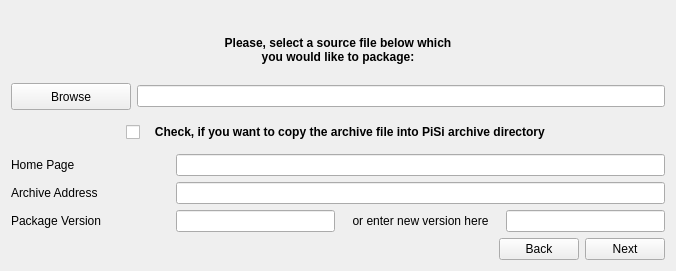
      <widget class="QWidget" name="tab_2">
       <attribute name="icon">
        <iconset resource="../icons/pisiyapicon.qrc">
         <normaloff>:/openFile.svg</normaloff>:/openFile.svg</iconset>
       </attribute>
       <attribute name="title">
        <string>Archive</string>
       </attribute>
       <layout class="QGridLayout" name="gridLayout_31">
        <item row="0" column="0">
         <layout class="QVBoxLayout" name="verticalLayout_5">
          <item>
           <layout class="QVBoxLayout" name="verticalLayout_4">
            <item>
             <spacer name="verticalSpacer_11">
              <property name="orientation">
               <enum>Qt::Vertical</enum>
              </property>
              <property name="sizeHint" stdset="0">
               <size>
                <width>654</width>
                <height>25</height>
               </size>
              </property>
             </spacer>
            </item>
            <item>
             <widget class="QLabel" name="label_4">
              <property name="sizePolicy">
               <sizepolicy hsizetype="Expanding" vsizetype="Fixed">
                <horstretch>0</horstretch>
                <verstretch>0</verstretch>
               </sizepolicy>
              </property>
              <property name="font">
               <font>
                <weight>75</weight>
                <bold>true</bold>
               </font>
              </property>
              <property name="text">
               <string>&lt;!DOCTYPE HTML PUBLIC &quot;-//W3C//DTD HTML 4.0//EN&quot; &quot;http://www.w3.org/TR/REC-html40/strict.dtd&quot;&gt;
&lt;html&gt;&lt;head&gt;&lt;meta name=&quot;qrichtext&quot; content=&quot;1&quot; /&gt;&lt;style type=&quot;text/css&quot;&gt;
p, li { white-space: pre-wrap; }
&lt;/style&gt;&lt;/head&gt;&lt;body style=&quot; font-family:'Droid Sans'; font-size:9pt; font-weight:600; font-style:normal;&quot;&gt;
&lt;p align=&quot;center&quot; style=&quot; margin-top:0px; margin-bottom:0px; margin-left:0px; margin-right:0px; -qt-block-indent:0; text-indent:0px;&quot;&gt;Please, select a source file below which&lt;/p&gt;
&lt;p align=&quot;center&quot; style=&quot; margin-top:0px; margin-bottom:0px; margin-left:0px; margin-right:0px; -qt-block-indent:0; text-indent:0px;&quot;&gt;you would like to package:&lt;/p&gt;&lt;/body&gt;&lt;/html&gt;</string>
              </property>
             </widget>
            </item>
            <item>
             <spacer name="verticalSpacer_12">
              <property name="orientation">
               <enum>Qt::Vertical</enum>
              </property>
              <property name="sizeHint" stdset="0">
               <size>
                <width>649</width>
                <height>13</height>
               </size>
              </property>
             </spacer>
            </item>
           </layout>
          </item>
          <item>
           <layout class="QHBoxLayout" name="horizontalLayout">
            <item>
             <widget class="QPushButton" name="brwsBut_">
              <property name="sizePolicy">
               <sizepolicy hsizetype="Fixed" vsizetype="Fixed">
                <horstretch>0</horstretch>
                <verstretch>0</verstretch>
               </sizepolicy>
              </property>
              <property name="minimumSize">
               <size>
                <width>120</width>
                <height>27</height>
               </size>
              </property>
              <property name="text">
               <string>Browse</string>
              </property>
              <property name="icon">
               <iconset resource="../icons/pisiyapicon.qrc">
                <normaloff>:/openFile.svg</normaloff>:/openFile.svg</iconset>
              </property>
             </widget>
            </item>
            <item>
             <widget class="QLineEdit" name="brwsLine_">
              <property name="sizePolicy">
               <sizepolicy hsizetype="Expanding" vsizetype="Fixed">
                <horstretch>0</horstretch>
                <verstretch>0</verstretch>
               </sizepolicy>
              </property>
              <property name="toolTip">
               <string>&lt;!DOCTYPE HTML PUBLIC &quot;-//W3C//DTD HTML 4.0//EN&quot; &quot;http://www.w3.org/TR/REC-html40/strict.dtd&quot;&gt;
&lt;html&gt;&lt;head&gt;&lt;meta name=&quot;qrichtext&quot; content=&quot;1&quot; /&gt;&lt;style type=&quot;text/css&quot;&gt;
p, li { white-space: pre-wrap; }
&lt;/style&gt;&lt;/head&gt;&lt;body style=&quot; font-family:'Droid Sans'; font-size:9pt; font-weight:400; font-style:normal;&quot;&gt;
&lt;p style=&quot; margin-top:0px; margin-bottom:0px; margin-left:0px; margin-right:0px; -qt-block-indent:0; text-indent:0px;&quot;&gt;&lt;span style=&quot; font-family:'Sans Serif'; font-size:10pt;&quot;&gt;Select a source file which you would like to package&lt;/span&gt;&lt;/p&gt;&lt;/body&gt;&lt;/html&gt;</string>
              </property>
             </widget>
            </item>
           </layout>
          </item>
         </layout>
        </item>
        <item row="1" column="0">
         <spacer name="verticalSpacer_15">
          <property name="orientation">
           <enum>Qt::Vertical</enum>
          </property>
          <property name="sizeHint" stdset="0">
           <size>
            <width>649</width>
            <height>6</height>
           </size>
          </property>
         </spacer>
        </item>
        <item row="2" column="0">
         <layout class="QGridLayout" name="gridLayout_30">
          <item row="0" column="1">
           <widget class="QCheckBox" name="copyArchive">
            <property name="sizePolicy">
             <sizepolicy hsizetype="Expanding" vsizetype="Fixed">
              <horstretch>0</horstretch>
              <verstretch>0</verstretch>
             </sizepolicy>
            </property>
            <property name="font">
             <font>
              <weight>75</weight>
              <bold>true</bold>
             </font>
            </property>
            <property name="text">
             <string>   Check, if you want to copy the archive file into PiSi archive directory</string>
            </property>
           </widget>
          </item>
          <item row="0" column="0">
           <spacer name="horizontalSpacer_5">
            <property name="orientation">
             <enum>Qt::Horizontal</enum>
            </property>
            <property name="sizeHint" stdset="0">
             <size>
              <width>40</width>
              <height>20</height>
             </size>
            </property>
           </spacer>
          </item>
          <item row="0" column="2">
           <spacer name="horizontalSpacer_7">
            <property name="orientation">
             <enum>Qt::Horizontal</enum>
            </property>
            <property name="sizeHint" stdset="0">
             <size>
              <width>40</width>
              <height>20</height>
             </size>
            </property>
           </spacer>
          </item>
         </layout>
        </item>
        <item row="3" column="0">
         <spacer name="verticalSpacer_9">
          <property name="orientation">
           <enum>Qt::Vertical</enum>
          </property>
          <property name="sizeHint" stdset="0">
           <size>
            <width>651</width>
            <height>6</height>
           </size>
          </property>
         </spacer>
        </item>
        <item row="4" column="0">
         <layout class="QVBoxLayout" name="verticalLayout">
          <item>
           <layout class="QGridLayout" name="gridLayout_8">
            <item row="1" column="0">
             <widget class="QLabel" name="_archiveAddr">
              <property name="sizePolicy">
               <sizepolicy hsizetype="Expanding" vsizetype="Fixed">
                <horstretch>0</horstretch>
                <verstretch>0</verstretch>
               </sizepolicy>
              </property>
              <property name="text">
               <string>Archive Address</string>
              </property>
             </widget>
            </item>
            <item row="2" column="0">
             <widget class="QLabel" name="_pckgVer">
              <property name="sizePolicy">
               <sizepolicy hsizetype="Expanding" vsizetype="Fixed">
                <horstretch>0</horstretch>
                <verstretch>0</verstretch>
               </sizepolicy>
              </property>
              <property name="text">
               <string>Package Version</string>
              </property>
             </widget>
            </item>
            <item row="0" column="1" colspan="3">
             <widget class="QLineEdit" name="homePage">
              <property name="sizePolicy">
               <sizepolicy hsizetype="Expanding" vsizetype="Fixed">
                <horstretch>0</horstretch>
                <verstretch>0</verstretch>
               </sizepolicy>
              </property>
              <property name="toolTip">
               <string>&lt;!DOCTYPE HTML PUBLIC &quot;-//W3C//DTD HTML 4.0//EN&quot; &quot;http://www.w3.org/TR/REC-html40/strict.dtd&quot;&gt;
&lt;html&gt;&lt;head&gt;&lt;meta name=&quot;qrichtext&quot; content=&quot;1&quot; /&gt;&lt;style type=&quot;text/css&quot;&gt;
p, li { white-space: pre-wrap; }
&lt;/style&gt;&lt;/head&gt;&lt;body style=&quot; font-family:'Droid Sans'; font-size:9pt; font-weight:400; font-style:normal;&quot;&gt;
&lt;p style=&quot; margin-top:0px; margin-bottom:0px; margin-left:0px; margin-right:0px; -qt-block-indent:0; text-indent:0px;&quot;&gt;&lt;span style=&quot; font-family:'Serif'; font-size:10pt;&quot;&gt;Home page&lt;/span&gt;&lt;/p&gt;&lt;/body&gt;&lt;/html&gt;</string>
              </property>
             </widget>
            </item>
            <item row="1" column="1" colspan="3">
             <widget class="QLineEdit" name="archiveAddr">
              <property name="sizePolicy">
               <sizepolicy hsizetype="Expanding" vsizetype="Fixed">
                <horstretch>0</horstretch>
                <verstretch>0</verstretch>
               </sizepolicy>
              </property>
              <property name="toolTip">
               <string>&lt;!DOCTYPE HTML PUBLIC &quot;-//W3C//DTD HTML 4.0//EN&quot; &quot;http://www.w3.org/TR/REC-html40/strict.dtd&quot;&gt;
&lt;html&gt;&lt;head&gt;&lt;meta name=&quot;qrichtext&quot; content=&quot;1&quot; /&gt;&lt;style type=&quot;text/css&quot;&gt;
p, li { white-space: pre-wrap; }
&lt;/style&gt;&lt;/head&gt;&lt;body style=&quot; font-family:'Droid Sans'; font-size:9pt; font-weight:400; font-style:normal;&quot;&gt;
&lt;p style=&quot; margin-top:0px; margin-bottom:0px; margin-left:0px; margin-right:0px; -qt-block-indent:0; text-indent:0px;&quot;&gt;&lt;span style=&quot; font-family:'Serif'; font-size:10pt;&quot;&gt;Archive address&lt;/span&gt;&lt;/p&gt;&lt;/body&gt;&lt;/html&gt;</string>
              </property>
             </widget>
            </item>
            <item row="2" column="1">
             <widget class="QLineEdit" name="pkgVer">
              <property name="sizePolicy">
               <sizepolicy hsizetype="Expanding" vsizetype="Fixed">
                <horstretch>0</horstretch>
                <verstretch>0</verstretch>
               </sizepolicy>
              </property>
              <property name="toolTip">
               <string>&lt;!DOCTYPE HTML PUBLIC &quot;-//W3C//DTD HTML 4.0//EN&quot; &quot;http://www.w3.org/TR/REC-html40/strict.dtd&quot;&gt;
&lt;html&gt;&lt;head&gt;&lt;meta name=&quot;qrichtext&quot; content=&quot;1&quot; /&gt;&lt;style type=&quot;text/css&quot;&gt;
p, li { white-space: pre-wrap; }
&lt;/style&gt;&lt;/head&gt;&lt;body style=&quot; font-family:'Droid Sans'; font-size:9pt; font-weight:400; font-style:normal;&quot;&gt;
&lt;p style=&quot; margin-top:0px; margin-bottom:0px; margin-left:0px; margin-right:0px; -qt-block-indent:0; text-indent:0px;&quot;&gt;&lt;span style=&quot; font-family:'Serif'; font-size:10pt;&quot;&gt;Automatically generated package version. If the generated version is wrong, please specify the correct one in the next field&lt;/span&gt;&lt;/p&gt;&lt;/body&gt;&lt;/html&gt;</string>
              </property>
              <property name="readOnly">
               <bool>true</bool>
              </property>
             </widget>
            </item>
            <item row="0" column="0">
             <widget class="QLabel" name="_homePage">
              <property name="sizePolicy">
               <sizepolicy hsizetype="Expanding" vsizetype="Fixed">
                <horstretch>0</horstretch>
                <verstretch>0</verstretch>
               </sizepolicy>
              </property>
              <property name="text">
               <string>Home Page</string>
              </property>
             </widget>
            </item>
            <item row="2" column="2">
             <widget class="QLabel" name="label_8">
              <property name="sizePolicy">
               <sizepolicy hsizetype="Expanding" vsizetype="Fixed">
                <horstretch>0</horstretch>
                <verstretch>0</verstretch>
               </sizepolicy>
              </property>
              <property name="font">
               <font>
                <weight>75</weight>
                <bold>true</bold>
               </font>
              </property>
              <property name="text">
               <string>&lt;!DOCTYPE HTML PUBLIC &quot;-//W3C//DTD HTML 4.0//EN&quot; &quot;http://www.w3.org/TR/REC-html40/strict.dtd&quot;&gt;
&lt;html&gt;&lt;head&gt;&lt;meta name=&quot;qrichtext&quot; content=&quot;1&quot; /&gt;&lt;style type=&quot;text/css&quot;&gt;
p, li { white-space: pre-wrap; }
&lt;/style&gt;&lt;/head&gt;&lt;body style=&quot; font-family:'Droid Sans'; font-size:9pt; font-weight:400; font-style:normal;&quot;&gt;
&lt;p align=&quot;center&quot; style=&quot; margin-top:0px; margin-bottom:0px; margin-left:0px; margin-right:0px; -qt-block-indent:0; text-indent:0px;&quot;&gt;or enter new version here&lt;/p&gt;&lt;/body&gt;&lt;/html&gt;</string>
              </property>
             </widget>
            </item>
            <item row="2" column="3">
             <widget class="QLineEdit" name="newPkgVer">
              <property name="sizePolicy">
               <sizepolicy hsizetype="Expanding" vsizetype="Fixed">
                <horstretch>0</horstretch>
                <verstretch>0</verstretch>
               </sizepolicy>
              </property>
              <property name="toolTip">
               <string>&lt;!DOCTYPE HTML PUBLIC &quot;-//W3C//DTD HTML 4.0//EN&quot; &quot;http://www.w3.org/TR/REC-html40/strict.dtd&quot;&gt;
&lt;html&gt;&lt;head&gt;&lt;meta name=&quot;qrichtext&quot; content=&quot;1&quot; /&gt;&lt;style type=&quot;text/css&quot;&gt;
p, li { white-space: pre-wrap; }
&lt;/style&gt;&lt;/head&gt;&lt;body style=&quot; font-family:'Droid Sans'; font-size:9pt; font-weight:400; font-style:normal;&quot;&gt;
&lt;p style=&quot; margin-top:0px; margin-bottom:0px; margin-left:0px; margin-right:0px; -qt-block-indent:0; text-indent:0px;&quot;&gt;&lt;span style=&quot; font-family:'Serif'; font-size:10pt;&quot;&gt;New package version&lt;/span&gt;&lt;/p&gt;&lt;/body&gt;&lt;/html&gt;</string>
              </property>
             </widget>
            </item>
           </layout>
          </item>
          <item>
           <layout class="QGridLayout" name="gridLayout_33">
            <item row="0" column="1">
             <widget class="QPushButton" name="backBut">
              <property name="sizePolicy">
               <sizepolicy hsizetype="Fixed" vsizetype="Fixed">
                <horstretch>0</horstretch>
                <verstretch>0</verstretch>
               </sizepolicy>
              </property>
              <property name="maximumSize">
               <size>
                <width>80</width>
                <height>27</height>
               </size>
              </property>
              <property name="text">
               <string>Back</string>
              </property>
              <property name="icon">
               <iconset resource="../icons/pisiyapicon.qrc">
                <normaloff>:/go-previous.svg</normaloff>:/go-previous.svg</iconset>
              </property>
             </widget>
            </item>
            <item row="0" column="2">
             <widget class="QPushButton" name="nextBut">
              <property name="sizePolicy">
               <sizepolicy hsizetype="Fixed" vsizetype="Fixed">
                <horstretch>0</horstretch>
                <verstretch>0</verstretch>
               </sizepolicy>
              </property>
              <property name="maximumSize">
               <size>
                <width>80</width>
                <height>27</height>
               </size>
              </property>
              <property name="text">
               <string>Next</string>
              </property>
              <property name="icon">
               <iconset resource="../icons/pisiyapicon.qrc">
                <normaloff>:/go-next.svg</normaloff>:/go-next.svg</iconset>
              </property>
              <property name="checkable">
               <bool>false</bool>
              </property>
             </widget>
            </item>
            <item row="0" column="0">
             <spacer name="horizontalSpacer_11">
              <property name="orientation">
               <enum>Qt::Horizontal</enum>
              </property>
              <property name="sizeHint" stdset="0">
               <size>
                <width>40</width>
                <height>20</height>
               </size>
              </property>
             </spacer>
            </item>
           </layout>
          </item>
         </layout>
        </item>
       </layout>
      </widget>
